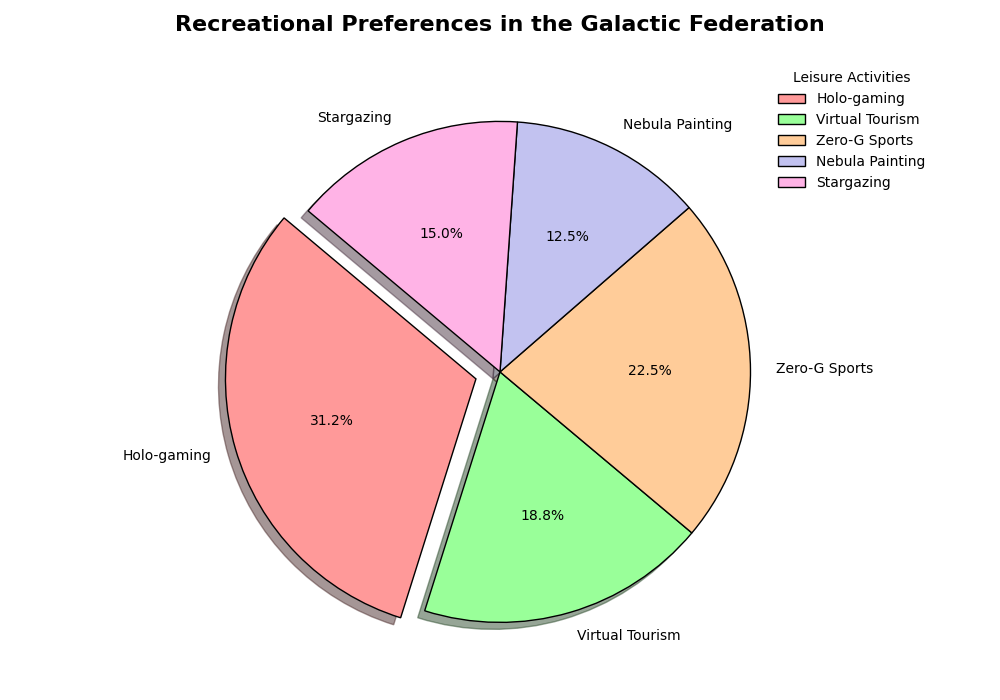

The script that drew this image:
import matplotlib.pyplot as plt

activities = [
    "Holo-gaming", 
    "Virtual Tourism", 
    "Zero-G Sports", 
    "Nebula Painting", 
    "Stargazing"
]
popularity_percentages = [25, 15, 18, 10, 12]

# Colors for each activity
colors = ['#ff9999', '#99ff99', '#ffcc99', '#c2c2f0', '#ffb3e6']

# Exploring the distribution of leisure activities
fig, ax1 = plt.subplots(figsize=(10, 7))

# Update explode to match the new activity list
explode = [0.1, 0, 0, 0, 0]

ax1.pie(popularity_percentages, labels=activities, autopct='%1.1f%%', startangle=140, colors=colors,
        explode=explode, shadow=True, wedgeprops=dict(edgecolor='black'))

ax1.set_title("Recreational Preferences in the Galactic Federation", fontsize=16, fontweight='bold', pad=20)

# Create a legend
plt.legend(activities, title="Leisure Activities", loc="upper right", bbox_to_anchor=(1.2, 1), frameon=False)

# Adjust layout to prevent overlap
plt.tight_layout()

# Display the chart
plt.show()
